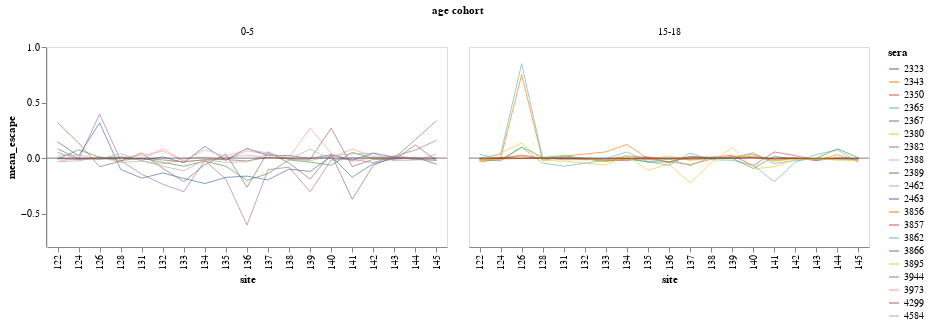

This figure's notebook cell:
### Code cell
sera_names_b = [ped_sera_names, teen_sera_names]

plot_agg_escape(filtered_models_b, sera_names_b, a_sites, 'mean')

### Figure 1 — Vega-Lite specification as saved in the notebook (floating-point values rounded to 4 significant figures; data arrays with more than 128 entries replaced by an {"elided": "..."} marker saying what was removed)
{"config": {"view": {"continuousWidth": 300, "continuousHeight": 300}, "axis": {"grid": false}}, "data": {"name": "data-1cd3f403467d62369cf0fe8c16c9669a"}, "facet": {"field": "age_group", "title": "age cohort", "type": "nominal"}, "spec": {"layer": [{"mark": {"type": "line", "opacity": 0.7, "size": 1}, "encoding": {"color": {"field": "serum", "legend": {"orient": "right", "title": "sera"}, "type": "nominal"}, "x": {"field": "site", "title": "site", "type": "nominal"}, "y": {"field": "escape", "title": "mean_escape", "type": "quantitative"}}}, {"data": {"name": "data-06fd9f850666401b4599de5588b60692"}, "mark": {"type": "rule", "opacity": 0.5}, "encoding": {"y": {"field": "y", "type": "quantitative"}}}], "height": 200, "width": 400}, "columns": 2, "resolve": {"axis": {"x": "independent"}}, "$schema": "https://vega.github.io/schema/vega-lite/v5.6.1.json", "datasets": {"data-1cd3f403467d62369cf0fe8c16c9669a": {"elided": "370 records"}, "data-06fd9f850666401b4599de5588b60692": [{"y": 0}]}}
